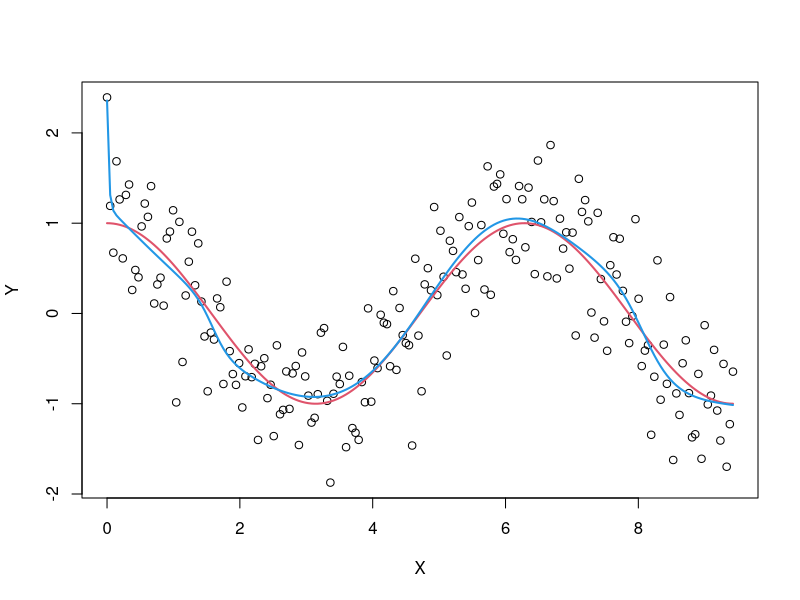
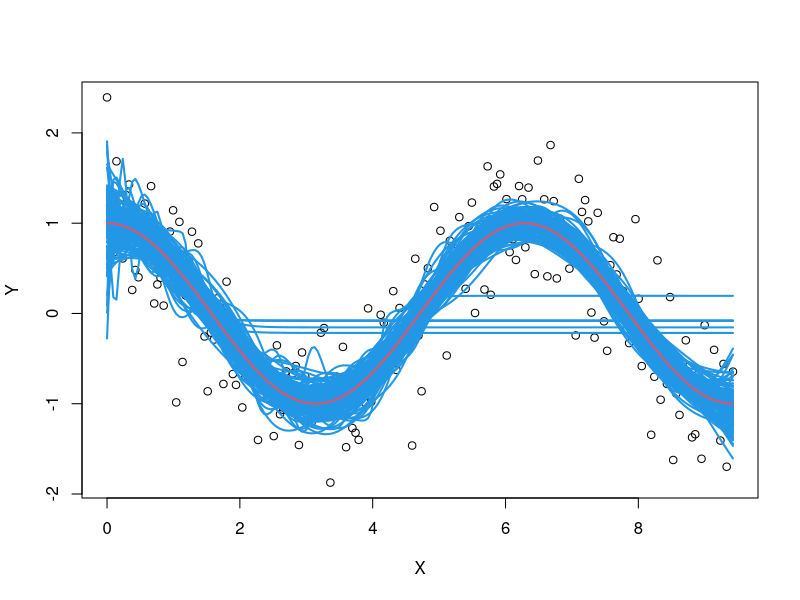
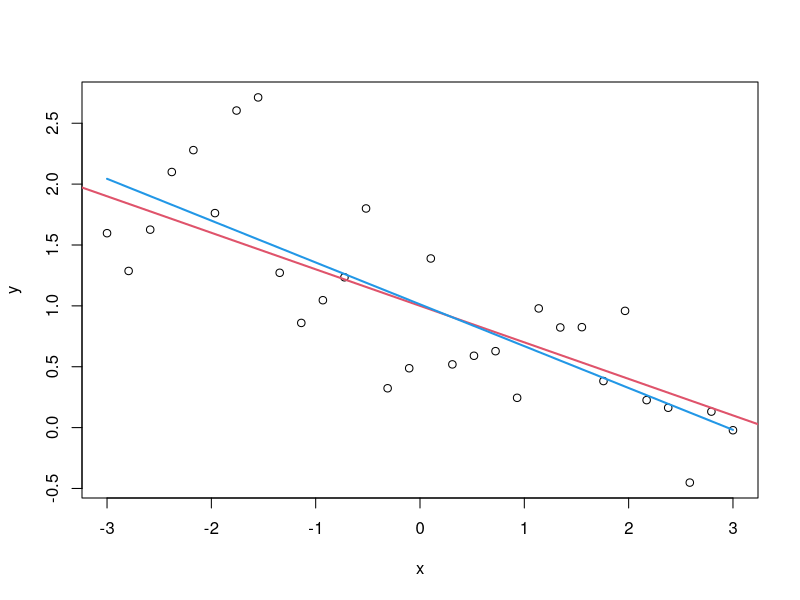
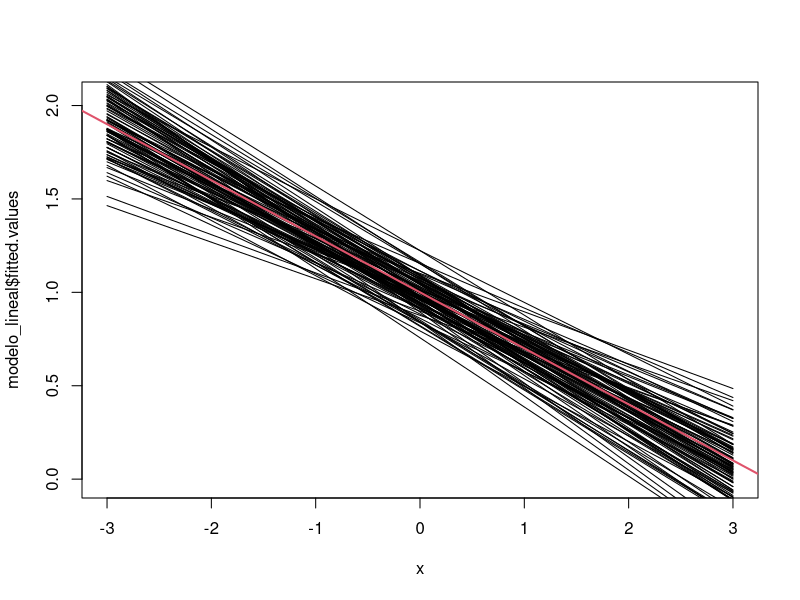

These charts were generated, in order, by the following R code:
# Paquetes

install.packages("nnet")
library("nnet")

# Red neuronal

iteraciones <- 150
tamano_muestral <- 200

genera_y <- function(x){
  cos(x) + rnorm(length(x),0,0.5)
}

X <- seq(0, 3*pi, length.out = tamano_muestral)
Y <- genera_y(X)

plot(Y~X)
lines(cos(X)~X, col=2, lwd=2)

red_neuronal <- nnet(X, Y, size = 6, linout = TRUE, trace = FALSE)

YY <- predict(red_neuronal)

lines(YY~X, col=4, lwd=2)

plot(Y~X)

for (i in seq_len(iteraciones)) {
  Y <- genera_y(X)
  red_neuronal <- nnet(X, Y, size = 6, linout = TRUE, trace = FALSE)
  YY <- predict(red_neuronal)
  lines(YY~X, col=4, lwd=2)
}
lines(cos(X)~X, col=2, lwd=2)

# Regresión lineal --------------------------------------------------------


iteraciones <- 100
tamano_muestral <- 30
beta_0 <- 1
beta_1 <- -0.3


x <- seq(-3, 3, length.out = tamano_muestral)

genera_y <- function(x, beta_0, beta_1){
  beta_1*x + beta_0 + rnorm(length(x), 0, 0.5)
}

y <- genera_y(x, beta_0, beta_1)

modelo_lineal <- lm(y~x)

plot(x, y)
abline(beta_0, beta_1, col = 2, lwd = 2)
lines(x, modelo_lineal$fitted.values, col = 4, lwd = 2)


plot(x, modelo_lineal$fitted.values, type = "l")

for(i in seq_len(iteraciones)){
  y <- genera_y(x, beta_0, beta_1)
  
  modelo_lineal <- lm(y~x)
  
  lines(x, modelo_lineal$fitted.values)
  
}
abline(beta_0, beta_1, col = 2, lwd = 2)
